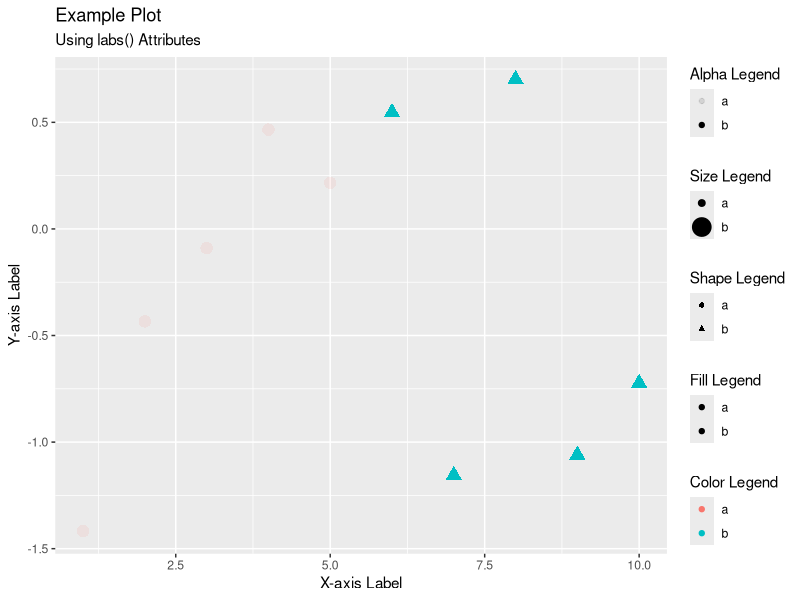

The R script that drew this image:
library(ggplot2)

# Create a sample dataset
data <- data.frame(
  x = 1:10,
  y = rnorm(10),
  category = factor(rep(letters[1:2], each = 5))
)

# Create a scatter plot
ggplot(data, aes(x = x, y = y, color = category, shape = category, fill = category, alpha = category, linetype = category, size = category, stroke = category, stroke_dash = category, stroke_width = category)) +
  geom_point() +
  labs(
    title = "Example Plot",
    subtitle = "Using labs() Attributes",
    x = "X-axis Label",
    y = "Y-axis Label",
    color = "Color Legend",
    shape = "Shape Legend",
    fill = "Fill Legend",
    alpha = "Alpha Legend",
    linetype = "Linetype Legend",
    size = "Size Legend",
    stroke = "Stroke Legend",
    stroke_dash = "Stroke Dash Legend",
    stroke_width = "Stroke Width Legend"
  )
